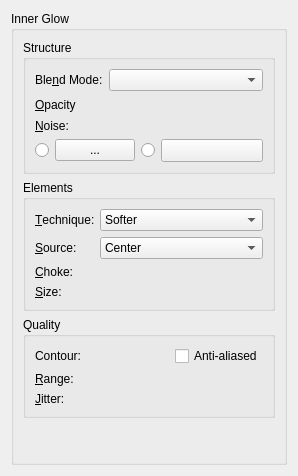
<?xml version="1.0" encoding="UTF-8"?>
<ui version="4.0">
 <class>WdgInnerGlow</class>
 <widget class="QWidget" name="WdgInnerGlow">
  <property name="geometry">
   <rect>
    <x>0</x>
    <y>0</y>
    <width>298</width>
    <height>476</height>
   </rect>
  </property>
  <layout class="QVBoxLayout" name="verticalLayout">
   <item>
    <widget class="QGroupBox" name="groupBox">
     <property name="title">
      <string>Inner Glow</string>
     </property>
     <layout class="QVBoxLayout" name="verticalLayout_2">
      <item>
       <widget class="QGroupBox" name="groupBox_2">
        <property name="title">
         <string>Structure</string>
        </property>
        <layout class="QFormLayout" name="formLayout">
         <item row="0" column="0">
          <widget class="QLabel" name="label_13">
           <property name="text">
            <string>Ble&amp;nd Mode:</string>
           </property>
           <property name="buddy">
            <cstring>cmbCompositeOp</cstring>
           </property>
          </widget>
         </item>
         <item row="0" column="1">
          <widget class="KisCompositeOpComboBox" name="cmbCompositeOp">
           <property name="sizePolicy">
            <sizepolicy hsizetype="Expanding" vsizetype="Fixed">
             <horstretch>0</horstretch>
             <verstretch>0</verstretch>
            </sizepolicy>
           </property>
           <property name="toolTip">
            <string>Set the blend mode for the layer</string>
           </property>
          </widget>
         </item>
         <item row="1" column="0">
          <widget class="QLabel" name="label_14">
           <property name="text">
            <string>&amp;Opacity</string>
           </property>
           <property name="buddy">
            <cstring>intOpacity</cstring>
           </property>
          </widget>
         </item>
         <item row="1" column="1">
          <widget class="KisSliderSpinBox" name="intOpacity" native="true">
           <property name="sizePolicy">
            <sizepolicy hsizetype="Expanding" vsizetype="Minimum">
             <horstretch>0</horstretch>
             <verstretch>0</verstretch>
            </sizepolicy>
           </property>
           <property name="minimumSize">
            <size>
             <width>10</width>
             <height>15</height>
            </size>
           </property>
           <property name="toolTip">
            <string>Set the master opacity for the layer</string>
           </property>
           <property name="whatsThis">
            <string>Adjust the transparency of the layer</string>
           </property>
          </widget>
         </item>
         <item row="2" column="0">
          <widget class="QLabel" name="label">
           <property name="text">
            <string>&amp;Noise:</string>
           </property>
           <property name="buddy">
            <cstring>intNoise</cstring>
           </property>
          </widget>
         </item>
         <item row="2" column="1">
          <widget class="KisSliderSpinBox" name="intNoise" native="true">
           <property name="sizePolicy">
            <sizepolicy hsizetype="Expanding" vsizetype="Minimum">
             <horstretch>0</horstretch>
             <verstretch>0</verstretch>
            </sizepolicy>
           </property>
           <property name="minimumSize">
            <size>
             <width>10</width>
             <height>15</height>
            </size>
           </property>
           <property name="toolTip">
            <string>Set the master opacity for the layer</string>
           </property>
           <property name="whatsThis">
            <string>Adjust the transparency of the layer</string>
           </property>
          </widget>
         </item>
         <item row="3" column="0" colspan="2">
          <layout class="QHBoxLayout" name="horizontalLayout">
           <item>
            <widget class="QRadioButton" name="radioColor">
             <property name="text">
              <string/>
             </property>
            </widget>
           </item>
           <item>
            <widget class="KColorButton" name="bnColor">
             <property name="text">
              <string>...</string>
             </property>
            </widget>
           </item>
           <item>
            <widget class="QRadioButton" name="radioGradient">
             <property name="text">
              <string/>
             </property>
            </widget>
           </item>
           <item>
            <widget class="KisCmbGradient" name="cmbGradient">
             <property name="sizePolicy">
              <sizepolicy hsizetype="Expanding" vsizetype="Fixed">
               <horstretch>0</horstretch>
               <verstretch>0</verstretch>
              </sizepolicy>
             </property>
            </widget>
           </item>
          </layout>
         </item>
        </layout>
       </widget>
      </item>
      <item>
       <widget class="QGroupBox" name="groupBox_3">
        <property name="title">
         <string>Elements</string>
        </property>
        <layout class="QFormLayout" name="formLayout_3">
         <item row="0" column="0">
          <widget class="QLabel" name="label_2">
           <property name="text">
            <string>&amp;Technique:</string>
           </property>
           <property name="buddy">
            <cstring>cmbTechnique</cstring>
           </property>
          </widget>
         </item>
         <item row="0" column="1">
          <widget class="QComboBox" name="cmbTechnique">
           <property name="sizePolicy">
            <sizepolicy hsizetype="Expanding" vsizetype="Fixed">
             <horstretch>0</horstretch>
             <verstretch>0</verstretch>
            </sizepolicy>
           </property>
           <item>
            <property name="text">
             <string>Softer</string>
            </property>
           </item>
           <item>
            <property name="text">
             <string>Precise</string>
            </property>
           </item>
          </widget>
         </item>
         <item row="1" column="0">
          <widget class="QLabel" name="lblSource">
           <property name="text">
            <string>&amp;Source:</string>
           </property>
           <property name="buddy">
            <cstring>cmbSource</cstring>
           </property>
          </widget>
         </item>
         <item row="2" column="0">
          <widget class="QLabel" name="lblChoke">
           <property name="text">
            <string>&amp;Choke:</string>
           </property>
           <property name="buddy">
            <cstring>intChoke</cstring>
           </property>
          </widget>
         </item>
         <item row="2" column="1">
          <widget class="KisSliderSpinBox" name="intChoke" native="true">
           <property name="sizePolicy">
            <sizepolicy hsizetype="Expanding" vsizetype="Preferred">
             <horstretch>0</horstretch>
             <verstretch>0</verstretch>
            </sizepolicy>
           </property>
           <property name="suffix" stdset="0">
            <string>%</string>
           </property>
           <property name="maximum" stdset="0">
            <number>100</number>
           </property>
          </widget>
         </item>
         <item row="3" column="0">
          <widget class="QLabel" name="label_5">
           <property name="text">
            <string>&amp;Size:</string>
           </property>
           <property name="buddy">
            <cstring>intSize</cstring>
           </property>
          </widget>
         </item>
         <item row="3" column="1">
          <widget class="KisSliderSpinBox" name="intSize" native="true">
           <property name="sizePolicy">
            <sizepolicy hsizetype="Expanding" vsizetype="Preferred">
             <horstretch>0</horstretch>
             <verstretch>0</verstretch>
            </sizepolicy>
           </property>
           <property name="suffix" stdset="0">
            <string>px</string>
           </property>
           <property name="maximum" stdset="0">
            <number>250</number>
           </property>
          </widget>
         </item>
         <item row="1" column="1">
          <widget class="QComboBox" name="cmbSource">
           <property name="sizePolicy">
            <sizepolicy hsizetype="Expanding" vsizetype="Fixed">
             <horstretch>0</horstretch>
             <verstretch>0</verstretch>
            </sizepolicy>
           </property>
           <item>
            <property name="text">
             <string comment="@item:inlistbox Layer Style: Source">Center</string>
            </property>
           </item>
           <item>
            <property name="text">
             <string comment="@item:inlistbox Layer Style: Source">Edge</string>
            </property>
           </item>
          </widget>
         </item>
        </layout>
       </widget>
      </item>
      <item>
       <widget class="QGroupBox" name="groupBox_4">
        <property name="title">
         <string>Quality</string>
        </property>
        <layout class="QFormLayout" name="formLayout_2">
         <item row="0" column="0">
          <widget class="QLabel" name="label_6">
           <property name="text">
            <string>Contour:</string>
           </property>
          </widget>
         </item>
         <item row="0" column="1">
          <layout class="QHBoxLayout" name="horizontalLayout_2">
           <item>
            <widget class="KisCmbContour" name="cmbContour" native="true"/>
           </item>
           <item>
            <widget class="QCheckBox" name="chkAntiAliased">
             <property name="text">
              <string>Anti-aliased</string>
             </property>
            </widget>
           </item>
          </layout>
         </item>
         <item row="1" column="0">
          <widget class="QLabel" name="label_7">
           <property name="text">
            <string>&amp;Range:</string>
           </property>
           <property name="buddy">
            <cstring>intRange</cstring>
           </property>
          </widget>
         </item>
         <item row="1" column="1">
          <widget class="KisSliderSpinBox" name="intRange" native="true">
           <property name="sizePolicy">
            <sizepolicy hsizetype="Expanding" vsizetype="Preferred">
             <horstretch>0</horstretch>
             <verstretch>0</verstretch>
            </sizepolicy>
           </property>
           <property name="suffix" stdset="0">
            <string>%</string>
           </property>
           <property name="minimum" stdset="0">
            <number>1</number>
           </property>
           <property name="maximum" stdset="0">
            <number>100</number>
           </property>
          </widget>
         </item>
         <item row="2" column="0">
          <widget class="QLabel" name="label_8">
           <property name="text">
            <string>&amp;Jitter:</string>
           </property>
           <property name="buddy">
            <cstring>intJitter</cstring>
           </property>
          </widget>
         </item>
         <item row="2" column="1">
          <widget class="KisSliderSpinBox" name="intJitter" native="true">
           <property name="sizePolicy">
            <sizepolicy hsizetype="Expanding" vsizetype="Preferred">
             <horstretch>0</horstretch>
             <verstretch>0</verstretch>
            </sizepolicy>
           </property>
           <property name="suffix" stdset="0">
            <string>%</string>
           </property>
           <property name="maximum" stdset="0">
            <number>100</number>
           </property>
          </widget>
         </item>
        </layout>
       </widget>
      </item>
      <item>
       <spacer name="verticalSpacer">
        <property name="orientation">
         <enum>Qt::Vertical</enum>
        </property>
        <property name="sizeHint" stdset="0">
         <size>
          <width>20</width>
          <height>40</height>
         </size>
        </property>
       </spacer>
      </item>
     </layout>
    </widget>
   </item>
  </layout>
 </widget>
 <customwidgets>
  <customwidget>
   <class>KColorButton</class>
   <extends>QPushButton</extends>
   <header>kcolorbutton.h</header>
   <container>1</container>
  </customwidget>
  <customwidget>
   <class>KisCompositeOpComboBox</class>
   <extends>QComboBox</extends>
   <header location="global">kis_cmb_composite.h</header>
  </customwidget>
  <customwidget>
   <class>KisSliderSpinBox</class>
   <extends>QWidget</extends>
   <header location="global">kis_slider_spin_box.h</header>
   <container>1</container>
  </customwidget>
  <customwidget>
   <class>KisCmbContour</class>
   <extends>QWidget</extends>
   <header>kis_cmb_contour.h</header>
  </customwidget>
  <customwidget>
   <class>KisCmbGradient</class>
   <extends>QToolButton</extends>
   <header>kis_cmb_gradient.h</header>
  </customwidget>
 </customwidgets>
 <resources/>
 <connections/>
</ui>
